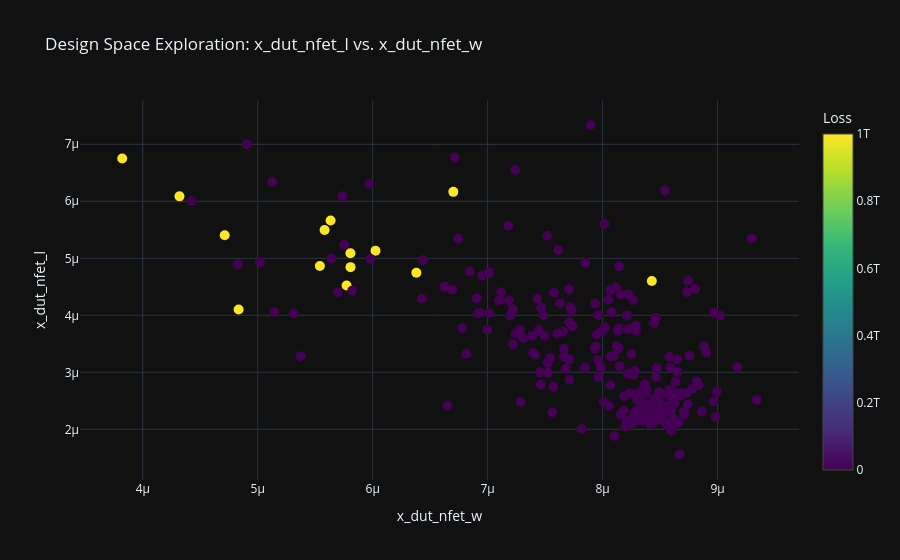
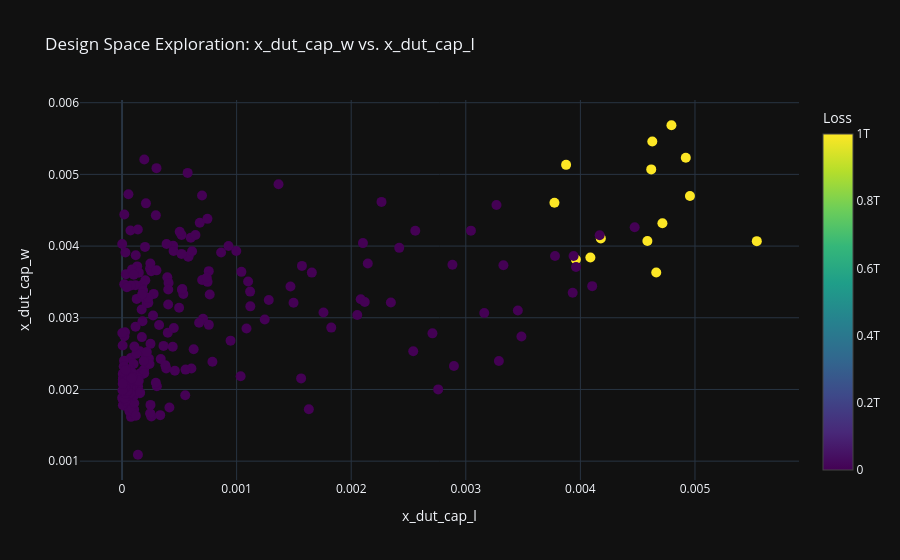
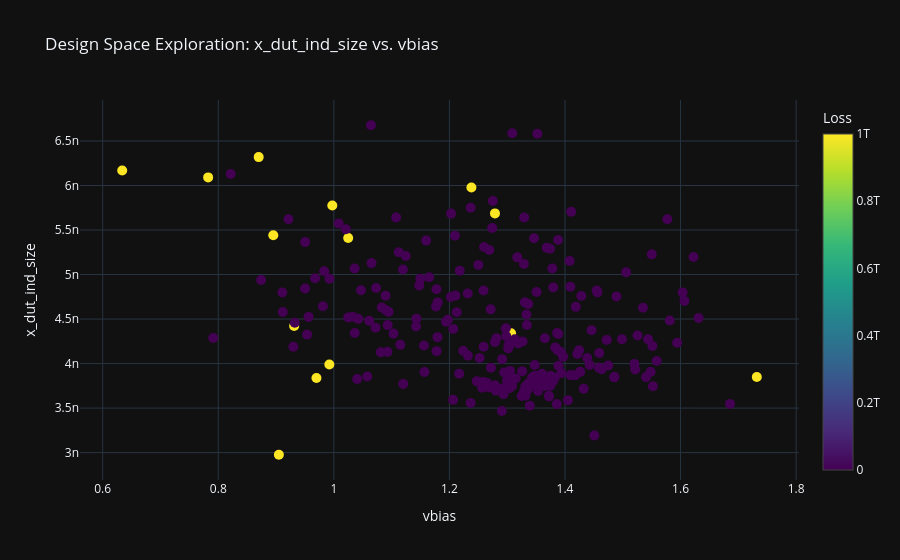

Write notebook code for charts like these, in order.
### Markdown cell above
### (4) Design Space Exploration

### Code cell
circuit_optimizer.plot_design_space_exploration(param_x="x_dut_nfet_w", param_y="x_dut_nfet_l", show=True)
circuit_optimizer.plot_design_space_exploration(param_x="x_dut_cap_l", param_y="x_dut_cap_w", show=True)
circuit_optimizer.plot_design_space_exploration(param_x="vbias", param_y="x_dut_ind_size", show=True)

### Figure 1 — Plotly figure (JSON) as saved in the notebook; plotly's stock layout.template omitted (floating-point values rounded to 4 significant figures; data arrays with more than 128 entries replaced by an {"elided": "..."} marker saying what was removed)
{"data": [{"marker": {"color": {"elided": "250 float values"}, "colorbar": {"title": {"text": "Loss"}}, "colorscale": [[0, "#440154"], [0.1111, "#482878"], [0.2222, "#3e4989"], [0.3333, "#31688e"], [0.4444, "#26828e"], [0.5556, "#1f9e89"], [0.6667, "#35b779"], [0.7778, "#6ece58"], [0.8889, "#b5de2b"], [1, "#fde725"]], "showscale": true, "size": 10}, "mode": "markers", "name": "Design Space Exploration", "type": "scatter", "x": {"elided": "250 float values"}, "y": {"elided": "250 float values"}}], "layout": {"showlegend": false, "title": {"text": "Design Space Exploration: x_dut_nfet_l vs. x_dut_nfet_w"}, "xaxis": {"title": {"text": "x_dut_nfet_w"}}, "yaxis": {"title": {"text": "x_dut_nfet_l"}}}}

### Figure 2 — Plotly figure (JSON) as saved in the notebook; plotly's stock layout.template omitted (floating-point values rounded to 4 significant figures; data arrays with more than 128 entries replaced by an {"elided": "..."} marker saying what was removed)
{"data": [{"marker": {"color": {"elided": "250 float values"}, "colorbar": {"title": {"text": "Loss"}}, "colorscale": [[0, "#440154"], [0.1111, "#482878"], [0.2222, "#3e4989"], [0.3333, "#31688e"], [0.4444, "#26828e"], [0.5556, "#1f9e89"], [0.6667, "#35b779"], [0.7778, "#6ece58"], [0.8889, "#b5de2b"], [1, "#fde725"]], "showscale": true, "size": 10}, "mode": "markers", "name": "Design Space Exploration", "type": "scatter", "x": {"elided": "250 float values"}, "y": {"elided": "250 float values"}}], "layout": {"showlegend": false, "title": {"text": "Design Space Exploration: x_dut_cap_w vs. x_dut_cap_l"}, "xaxis": {"title": {"text": "x_dut_cap_l"}}, "yaxis": {"title": {"text": "x_dut_cap_w"}}}}

### Figure 3 — Plotly figure (JSON) as saved in the notebook; plotly's stock layout.template omitted (floating-point values rounded to 4 significant figures; data arrays with more than 128 entries replaced by an {"elided": "..."} marker saying what was removed)
{"data": [{"marker": {"color": {"elided": "250 float values"}, "colorbar": {"title": {"text": "Loss"}}, "colorscale": [[0, "#440154"], [0.1111, "#482878"], [0.2222, "#3e4989"], [0.3333, "#31688e"], [0.4444, "#26828e"], [0.5556, "#1f9e89"], [0.6667, "#35b779"], [0.7778, "#6ece58"], [0.8889, "#b5de2b"], [1, "#fde725"]], "showscale": true, "size": 10}, "mode": "markers", "name": "Design Space Exploration", "type": "scatter", "x": {"elided": "250 float values"}, "y": {"elided": "250 float values"}}], "layout": {"showlegend": false, "title": {"text": "Design Space Exploration: x_dut_ind_size vs. vbias"}, "xaxis": {"title": {"text": "vbias"}}, "yaxis": {"title": {"text": "x_dut_ind_size"}}}}
